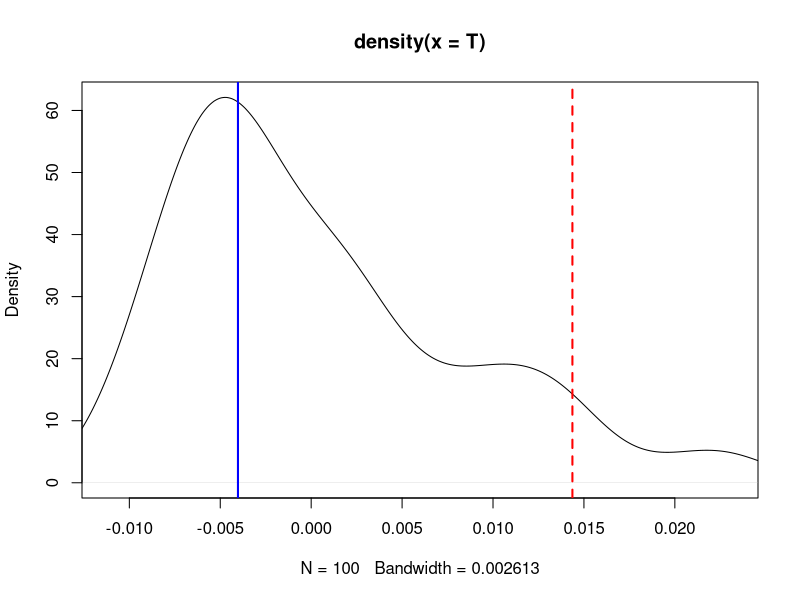
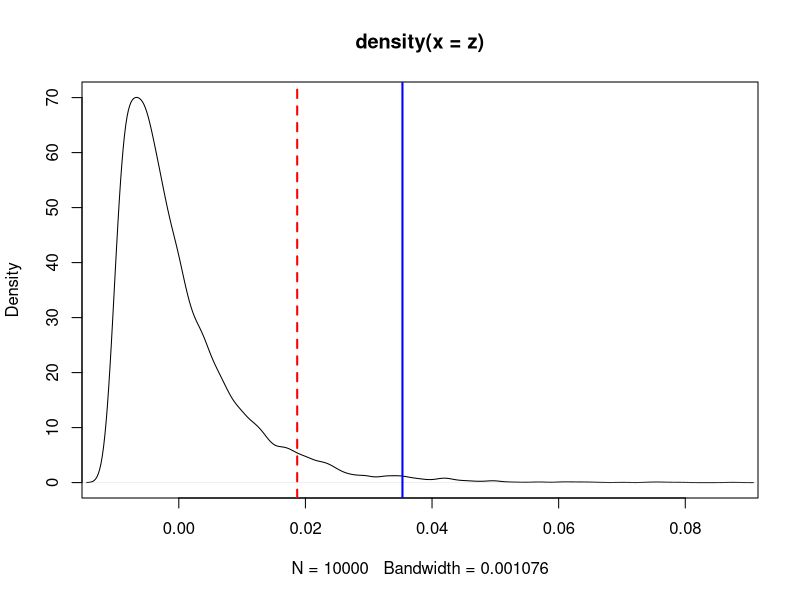

Write R code to recreate these figures, in order. (Note: this script raises an error after producing the figures.)
# Ch.5　MMD and HSIC

## 5.1 Random Variables in RKHS

## 5.2 MMD and 2-sample problem

## Example 71

sigma=1; k=function(x,y)exp(-(x-y)^2/sigma^2)
## Data Generation
n=100
xx=rnorm(n)
yy=rnorm(n)       ## When the distributions are equal
# yy=rnorm(n)*2   ## When the distributions are not equal
x=xx;y=yy 
## Calculation of the null distribution
T=NULL
for(h in 1:100){
  index1=sample(n,n/2)
  index2=setdiff(1:n,index1)
  x=c(xx[index2],yy[index1])
  y=c(xx[index1],yy[index2])
  S=0
  for(i in 1:n)for(j in 1:n)if(i!=j)S=S+k(x[i],x[j])+k(y[i],y[j])-k(x[i],y[j])-k(x[j],y[i])
  T=c(S/n/(n-1),T)
}
v=quantile(T,0.95)
## Calculation of statistics
S=0; for(i in 1:n)for(j in 1:n)if(i!=j)S=S+k(x[i],x[j])+k(y[i],y[j])-k(x[i],y[j])-k(x[j],y[i])
u=S/n/(n-1)
## Illustration of graphs
plot(density(T),xlim=c(min(T,v,u),max(T,v,u)))
abline(v=v,col="red",lty=2,lwd=2)
abline(v=u,col="blue",lty=1,lwd=2)


### Example 73

sigma=1; k=function(x,y)exp(-(x-y)^2/sigma^2)
## Data Generation
n=100
x=rnorm(n)
y=rnorm(n)        ## When the distributions are equal
# y=rnorm(n)*2    ## When the distributions are not equal
## Calculation of the null distribution
K=matrix(0,n,n)
for(i in 1:n)for(j in 1:n)K[i,j]=k(x[i],x[j])+k(y[i],y[j])-k(x[i],y[j])-k(x[j],y[i])
lambda=eigen(K)$values/n
r=20
z=NULL
for(h in 1:10000)z=c(z,1/n*(sum(lambda[1:r]*(rchisq(1:r, df=1)-1))))
v=quantile(z,0.95)
## Calculation of statistics
S=0
for(i in 1:(n-1))for(j in (i+1):n)S=S+k(x[i],x[j])+k(y[i],y[j])-k(x[i],y[j])-k(x[j],y[i])
u=S/n/(n-1)
## Illustration of graphs
plot(density(z),xlim=c(min(z,v,u),max(z,v,u)))
abline(v=v,col="red",lty=2,lwd=2)
abline(v=u,col="blue",lty=1,lwd=2)

## 5.3 HSIC and Independence Tests

HSIC.1=function(x,y,k.x,k.y){
     n=length(x)
     S=0;for(i in 1:n)for(j in 1:n)S=S+k.x(x[i],x[j])*k.y(y[i],y[j])
     T=0;
     for(i in 1:n){
          T.1=0; for(j in 1:n)T.1=T.1+k.x(x[i],x[j]);
          T.2=0; for(l in 1:n)T.2=T.2+k.y(y[i],y[l]);
          T=T+T.1*T.2
          }
     U=0; for(i in 1:n)for(j in 1:n)U=U+k.x(x[i],x[j])
     V=0; for(i in 1:n)for(j in 1:n)V=V+k.y(y[i],y[j])
     return(S/n^2-2*T/n^3+U*V/n^4)
}

HSIC.1=function(x,y,k.x,k.y){
     n=length(x)
     K.x=matrix(0,n,n)
     for(i in 1:n)for(j in 1:n)K.x[i,j]=k.x(x[i],x[j])
     K.y=matrix(0,n,n)
     for(i in 1:n)for(j in 1:n)K.y[i,j]=k.y(y[i],y[j])
     E=matrix(1,n,n)
     H=diag(n)-E/n
     return(sum(diag(K.x%*%H%*%K.y%*%H))/n^2)
}

### Example 76

k.x=function(x,y)exp(-norm(x-y,"2")^2/2); k.y=k.x
n=100
for(a in c(0,0.1,0.2,0.4,0.6,0.8)){      ## a is the correlation coefficient
     x=rnorm(n); z=rnorm(n); y=a*x+sqrt(1-a^2)*z
     print(HSIC.1(x,y,k.x,k.y))
}

HSIC.2=function(x,y,z,k.x,k.y,k.z){
     n=length(x)
     S=0;for(i in 1:n)for(j in 1:n)S=S+k.x(x[i],x[j])*k.y(y[i],y[j])*k.z(z[i],z[j])
     T=0;
     for(i in 1:n){
          T.1=0; for(j in 1:n)T.1=T.1+k.x(x[i],x[j]);
          T.2=0; for(l in 1:n)T.2=T.2+k.y(y[i],y[l])*k.z(z[i],z[l]);
          T=T+T.1*T.2
          }
     U=0; for(i in 1:n)for(j in 1:n)U=U+k.x(x[i],x[j])
     V=0; for(i in 1:n)for(j in 1:n)V=V+k.y(y[i],y[j])*k.z(z[i],z[j])
     return(S/n^2-2*T/n^3+U*V/n^4)
}

### Example 77

cc=function(x,y)sum(x*y)/length(x)       ## Partial correlation coefficient at cc(x,y)/cc(x,x)
f=function(u,v)u-cc(u,v)/cc(v,v)*v       ## residual

## Data Generation ##
n=30
x=rnorm(n)^2-rnorm(n)^2; y=2*x+rnorm(n)^2-rnorm(n)^2; z=x+y+rnorm(n)^2-rnorm(n)^2
x=x-mean(x); y=y-mean(y); z=z-mean(z)
## Estimate the top ##
cc=function(x,y)sum(x*y)/length(x)
f=function(u,v)u-cc(u,v)/cc(v,v)*v
x.y=f(x,y); y.z=f(y,z); z.x=f(z,x); x.z=f(x,z); z.y=f(z,y); y.x=f(y,x)
v1=HSIC.2(x,y.x,z.x,k.x,k.y,k.z); v2=HSIC.2(y,z.y,x.y,k.y,k.z,k.x)
     v3=HSIC.2(z,x.z,y.z,k.z,k.x,k.y)
if(v1<v2){if(v1<v3)top=1 else top=3} else {if(v2<v3)top=2 else top=3} ##

## Estimate the bottom ##
x.yz=f(x.y,z.y); y.zx=f(y.z,x.z); z.xy=f(z.x,y.x)
if(top==1){
     v1=HSIC.1(y.x,z.xy,k.y,k.z); v2=HSIC.1(z.x,y.zx,k.z,k.y)
     if(v1<v2){middle=2; bottom=3} else {middle=3; bottom=2}
}
if(top==2){
     v1=HSIC.1(z.y,x.yz,k.z,k.x); v2=HSIC.1(x.y,z.xy,k.x,k.z)
     if(v1<v2){middle=3; bottom=1} else {middle=1; bottom=3}
}
if(top==3){
     v1=HSIC.1(z.y,x.yz,k.z,k.x); v2=HSIC.1(x.y,z.xy,k.x,k.z)
     if(v1<v2){middle=1; bottom=2} else {middle=2; bottom=1}
}
## Output results ##
print(paste("top=",top))
print(paste("middle=",middle))
print(paste("bottom=",bottom))


### Example 78

## Sort x to display a histogram of HSIC distribution ##
## Data Generation ##
x=rnorm(n); y=rnorm(n); u=HSIC.1(x,y,k.x,k.y)
## Sort x to construct the null distribution
m=100; w=NULL; 
for(i in 1:m){x=x[sample(n,n)]; w=c(w,HSIC.1(x,y,k.x,k.y))}
## Set rejection area
v=quantile(w,0.95)
## Display in graph
plot(density(w),xlim=c(min(w,v,u),max(w,v,u)))
abline(v=v,col="red",lty=2,lwd=2)
abline(v=u,col="blue",lty=1,lwd=2)

h=function(i,j,q,r,x,y,k.x,k.y){ 
  M=combn(c(i,j,q,r),m=4)
  m=ncol(M)
  S=0
  for(j in 1:m){
    t=M[1,j]; u=M[2,j]; v=M[3,j]; w=M[4,j]
    S=S+k.x(x[t],x[u])*k.y(y[t],y[u])+k.x(x[t],x[u])*k.y(y[v],y[w])-2*k.x(x[t],x[u])*k.y(y[t],y[v])
  }
  return(S/m)
}
HSIC.U=function(x,y,k.x,k.y){
M=combn(1:n,m=4)
m=ncol(M)
S=0
for(j in 1:m)S=S+h(M[1,j],M[2,j],M[3,j],M[4,j],x,y,k.x,k.y)
return(S/choose(n,4))
}


### Example 79

sigma=1; k=function(x,y)exp(-(x-y)^2/sigma^2); k.x=k; k.y=k
## Data Generation
n=100; x=rnorm(n)
a=0        ## When it is independent
#a=0.2       ## Correlation coefficient 0.2
y=a*x+sqrt(1-a**2)*rnorm(n)
# y=rnorm(n)*2    ## When the distributions are not equal
## Calculation of the null distribution
K.x=matrix(0,n,n); for(i in 1:n)for(j in 1:n)K.x[i,j]=k.x(x[i],x[j])
K.y=matrix(0,n,n); for(i in 1:n)for(j in 1:n)K.y[i,j]=k.y(y[i],y[j])
F=array(0,dim=n); for(i in 1:n)F[i]=sum(K.x[i,])/n
G=array(0,dim=n); for(i in 1:n)G[i]=sum(K.y[i,])/n
H=sum(F)/n
I=sum(G)/n
K=matrix(0,n,n)
for(i in 1:n)for(j in 1:n)K[i,j]=(K.x[i,j]-F[i]-F[j]+H)*(K.y[i,j]-G[i]-G[j]+I)/6
r=20
lambda=eigen(K)$values/n
z=NULL; for(s in 1:10000)z=c(z,1/n*(sum(lambda[1:r]*(rchisq(1:r, df=1)-1))))
v=quantile(z,0.95)
## Calculation of statistics
u=HSIC.U(x,y,k.x,k.y)
## Illustration of graphs
plot(density(z),xlim=c(min(z,v,u),max(z,v,u)))
abline(v=v,col="red",lty=2,lwd=2)
abline(v=u,col="blue",lty=1,lwd=2)


## 5.4 Characteristic Kernels and Universal Kernels

## 5.5 Introduction to Empirical Processes
